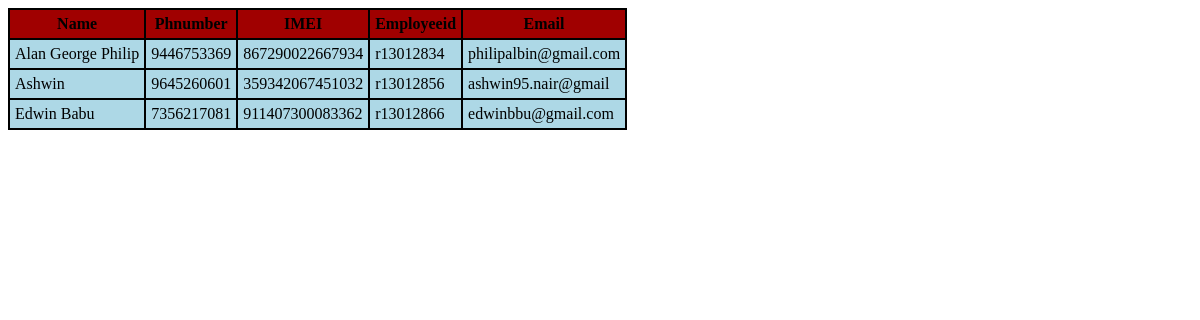
The app's page /newemployee.php (signed in) with its own data.
### tables this page shows
CREATE TABLE IF NOT EXISTS `employee` (
  `name` varchar(20) DEFAULT NULL,
  `number` varchar(20) DEFAULT NULL,
  `imei` varchar(20) NOT NULL DEFAULT '',
  `empid` varchar(20) DEFAULT NULL,
  `email` varchar(25) DEFAULT NULL,
  `socket` varchar(10) DEFAULT '0'
);

### newemployee.php (the view, shortened to what this page needs)
<html>
<head>
<link rel="stylesheet" type="text/css" href="css/emp.css"/>
</head>
<body>
<table border="1px">
<tr>
<th>Name</th>
<th>Phnumber</th>
<th>IMEI</th>
<th>Employeeid</th>
<th>Email</th>
</tr>
<?php
require "init.php";
$sql="select * from employee;";
$result=mysqli_query($con,$sql);
if(!$result)
{
	die("Error in connection " . mysqli_connect_error());
}
else
{
	while($row = mysqli_fetch_array($result,MYSQLI_ASSOC))
	{
		echo "<tr><td>".$row['name']."</td><td>".$row['number']."</td><td>".$row['imei']."</td><td>".$row['empid']."</td><td>".$row['email']."</td></tr>";
	}
}
echo "</table>";
?>
</body>
</html>

### css/emp.css (style rules this page uses)
table,th,td { background-color:lightblue; border:2px solid black; padding:5px; border-collapse:collapse; empty-cells: hide; }
table { max-height: 500px; overflow-y: scroll; }
th { background-color:#A00000; }

### records on screen
employee: name "Alan George Philip", number "9446753369", imei "867290022667934", empid "r13012834", email "philipalbin@gmail.com"
employee: name "Ashwin", number "9645260601", imei "359342067451032", empid "r13012856", email "ashwin95.nair@gmail"
employee: name "Edwin Babu", number "7356217081", imei "911407300083362", empid "r13012866", email "edwinbbu@gmail.com"
